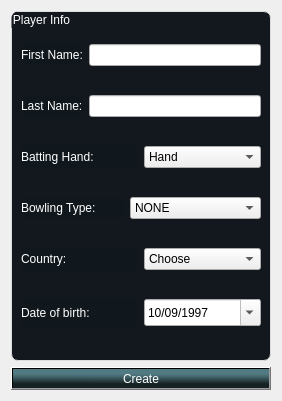
      <widget class="QWidget" name="createPlayer">
       <property name="styleSheet">
        <string notr="true">QMainWindow{
	background-color: rgb(48, 48, 48);
	
}
QLabel{
	font: 75 12pt &quot;MS Shell Dlg 2&quot;;
	color: white;
	background-color:rgba(8, 21, 12,5%);
}
QGroupBox{
	font: 75 7pt &quot;MS Shell Dlg 2&quot;;
	color: white;
	border-radius: 7px;
	border: 1px solid rgb(220, 220, 220);
	background-color:rgb(18, 24, 29);
}
QPushButton{
	color:white;
}
</string>
       </property>
       <attribute name="title">
        <string>Create Player</string>
       </attribute>
       <layout class="QVBoxLayout" name="verticalLayout_9">
        <item>
         <widget class="QGroupBox" name="groupBox_3">
          <property name="minimumSize">
           <size>
            <width>260</width>
            <height>350</height>
           </size>
          </property>
          <property name="styleSheet">
           <string notr="true">QLabel{
font: 8pt &quot;MS Shell Dlg 2&quot;;
}</string>
          </property>
          <property name="title">
           <string>Player Info</string>
          </property>
          <layout class="QVBoxLayout" name="verticalLayout_12">
           <item>
            <layout class="QHBoxLayout" name="horizontalLayout_5">
             <item>
              <widget class="QLabel" name="label_9">
               <property name="text">
                <string>First Name:</string>
               </property>
              </widget>
             </item>
             <item>
              <widget class="QLineEdit" name="firstName"/>
             </item>
            </layout>
           </item>
           <item>
            <layout class="QHBoxLayout" name="horizontalLayout_6">
             <item>
              <widget class="QLabel" name="label_10">
               <property name="text">
                <string>Last Name:</string>
               </property>
              </widget>
             </item>
             <item>
              <widget class="QLineEdit" name="lastName"/>
             </item>
            </layout>
           </item>
           <item>
            <layout class="QHBoxLayout" name="horizontalLayout_8">
             <item>
              <widget class="QLabel" name="label_11">
               <property name="text">
                <string>Batting Hand:</string>
               </property>
              </widget>
             </item>
             <item>
              <widget class="QComboBox" name="battingType">
               <item>
                <property name="text">
                 <string>Hand</string>
                </property>
               </item>
               <item>
                <property name="text">
                 <string>Right</string>
                </property>
               </item>
               <item>
                <property name="text">
                 <string>Left</string>
                </property>
               </item>
              </widget>
             </item>
            </layout>
           </item>
           <item>
            <layout class="QHBoxLayout" name="horizontalLayout_10">
             <item>
              <widget class="QLabel" name="label_15">
               <property name="text">
                <string>Bowling Type:</string>
               </property>
              </widget>
             </item>
             <item>
              <widget class="QComboBox" name="bowlingType">
               <item>
                <property name="text">
                 <string>NONE</string>
                </property>
               </item>
               <item>
                <property name="text">
                 <string>Right Arm Fast</string>
                </property>
               </item>
               <item>
                <property name="text">
                 <string>Left Arm Fast</string>
                </property>
               </item>
               <item>
                <property name="text">
                 <string>Right Arm Medium</string>
                </property>
               </item>
               <item>
                <property name="text">
                 <string>Left Arm Medium</string>
                </property>
               </item>
               <item>
                <property name="text">
                 <string>Off-Spinner</string>
                </property>
               </item>
               <item>
                <property name="text">
                 <string>Slow Left Arm</string>
                </property>
               </item>
               <item>
                <property name="text">
                 <string>Leg-Spinner</string>
                </property>
               </item>
               <item>
                <property name="text">
                 <string>Chinaman</string>
                </property>
               </item>
              </widget>
             </item>
            </layout>
           </item>
           <item>
            <layout class="QHBoxLayout" name="horizontalLayout_9">
             <item>
              <widget class="QLabel" name="label_12">
               <property name="text">
                <string>Country:</string>
               </property>
              </widget>
             </item>
             <item>
              <widget class="QComboBox" name="country">
               <item>
                <property name="text">
                 <string>Choose</string>
                </property>
               </item>
               <item>
                <property name="text">
                 <string>Afghanistan</string>
                </property>
               </item>
               <item>
                <property name="text">
                 <string>Australia</string>
                </property>
               </item>
               <item>
                <property name="text">
                 <string>Bangladesh</string>
                </property>
               </item>
               <item>
                <property name="text">
                 <string>England</string>
                </property>
               </item>
               <item>
                <property name="text">
                 <string>India</string>
                </property>
               </item>
               <item>
                <property name="text">
                 <string>New Zealand</string>
                </property>
               </item>
               <item>
                <property name="text">
                 <string>Pakistan</string>
                </property>
               </item>
               <item>
                <property name="text">
                 <string>South Africa</string>
                </property>
               </item>
               <item>
                <property name="text">
                 <string>Sri Lanka</string>
                </property>
               </item>
               <item>
                <property name="text">
                 <string>West Indies</string>
                </property>
               </item>
               <item>
                <property name="text">
                 <string>Zimbabwe</string>
                </property>
               </item>
              </widget>
             </item>
            </layout>
           </item>
           <item>
            <layout class="QHBoxLayout" name="horizontalLayout_7">
             <item>
              <widget class="QLabel" name="label_13">
               <property name="text">
                <string>Date of birth:</string>
               </property>
              </widget>
             </item>
             <item>
              <widget class="QDateEdit" name="DOB">
               <property name="minimumSize">
                <size>
                 <width>0</width>
                 <height>27</height>
                </size>
               </property>
               <property name="baseSize">
                <size>
                 <width>0</width>
                 <height>0</height>
                </size>
               </property>
               <property name="styleSheet">
                <string notr="true">QDateEdit{
	
}</string>
               </property>
               <property name="dateTime">
                <datetime>
                 <hour>0</hour>
                 <minute>0</minute>
                 <second>0</second>
                 <year>1997</year>
                 <month>9</month>
                 <day>10</day>
                </datetime>
               </property>
               <property name="maximumDate">
                <date>
                 <year>2018</year>
                 <month>12</month>
                 <day>31</day>
                </date>
               </property>
               <property name="displayFormat">
                <string>dd/MM/yyyy</string>
               </property>
               <property name="calendarPopup">
                <bool>true</bool>
               </property>
              </widget>
             </item>
            </layout>
           </item>
          </layout>
         </widget>
        </item>
        <item>
         <widget class="QPushButton" name="createPlayers">
          <property name="minimumSize">
           <size>
            <width>260</width>
            <height>15</height>
           </size>
          </property>
          <property name="styleSheet">
           <string notr="true">QPushButton{
	background: qlineargradient(spread:pad, x1:0.534, y1:0.114, x2:0.528364, y2:0.859, stop:0.193182 rgba(81, 122, 130, 255), stop:0.375 rgba(68, 103, 109, 255), stop:0.897727 rgba(22, 33, 35, 255));
}</string>
          </property>
          <property name="text">
           <string>Create</string>
          </property>
         </widget>
        </item>
       </layout>
      </widget>
